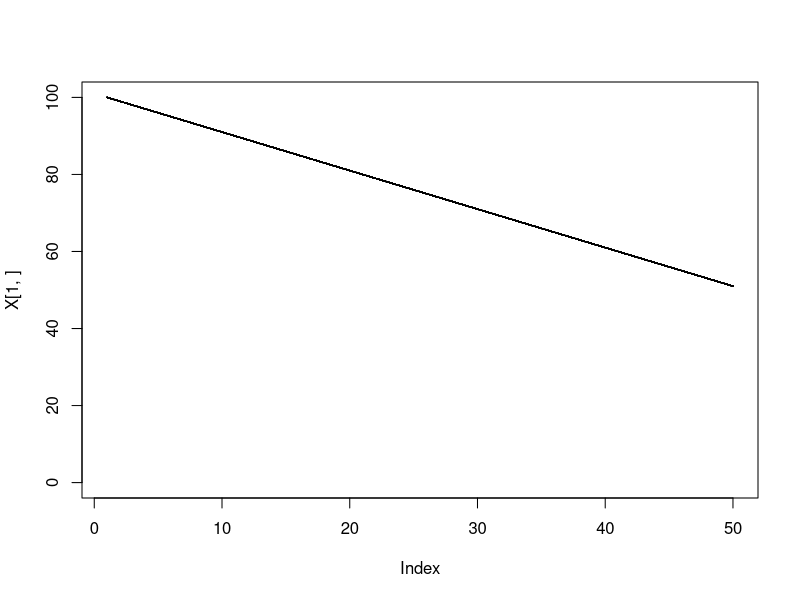
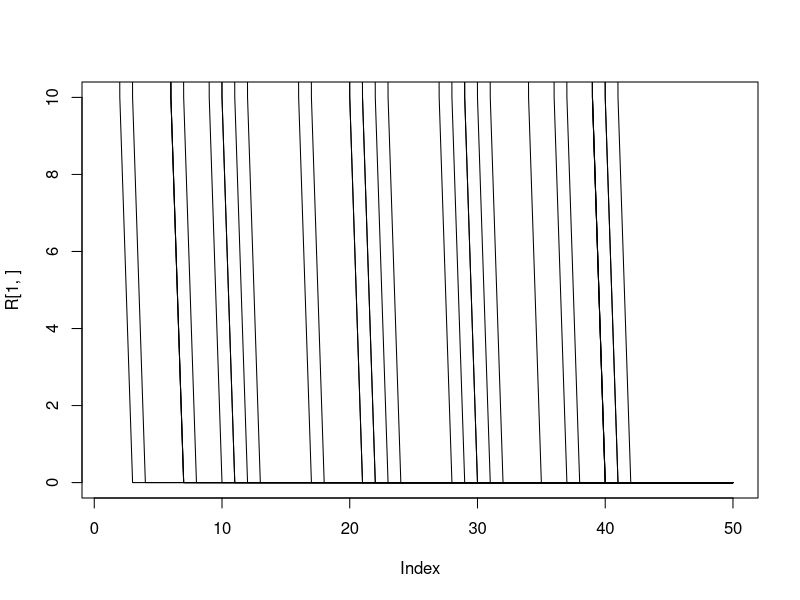
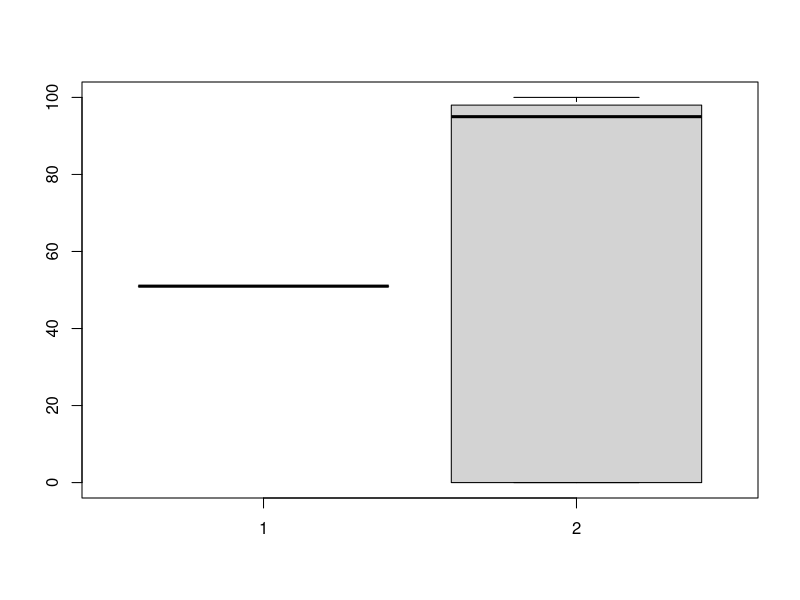

The R script that drew these images, in order:
# Declare variables
tmax <- 50;
# Critical energetic reserves
xmax <- 100;
xc <- 10;

# Declare patch-specific values for patch/activity i = 1, 2, 3
# Cost
c = c(1,1,1);
# Reward
p = c(0,3,5);
# Prob(death)
d = c(0.0,0.004,0.02);
# Prob(find food)
f = c(1,0.4,0.6);

#Number of activities/patches
np <- length(f);

# Define survival matrix and Decision matrix
S = matrix(0,xmax,tmax);
D = matrix(0,xmax,tmax-1);

# Define the Terminal Survival Function
# S(x,t=tmax) = 0 for x<= xc and S(x,t=tmax) = 1 for x > xc
# xbar <- 4;
for (x in 1:xmax) {
  if (x <= xc) {
    S[x,tmax] <- 0;
  } else {
    S[x,tmax] <- 1;
    # S[x,tmax] <- (x - xc)/(x-xc+xbar);
  }
}

#boundary condition function
bc <- function(xvalue) {
  if (xvalue <= xc) {
    xvalue <- xc;
  }
  if (xvalue > xmax) {
    xvalue <- xmax;
  }
  return(xvalue)
}

# Begin backwards calculations Note that the t index is altered by -1
for (t in seq(tmax-1,1,-1)) {
  
  #Evaluate the survival-maximizing activity/patch for each energetic value
  for (x in (xc+1):xmax) {
    
    value <- numeric(np);

    #Calculate the survival probability for each patch
    for (i in 1:np) {
      
      # what is x if you find food
      xp <- x - c[i] + p[i];
      # what is x if you don't find food
      xpp <- x - c[i];
      
      #Boundary conditions!
      xp <- bc(xp);
      xpp <- bc(xpp);
      
      #Calculate the survival probability
      value[i] <- (1-d[i])*f[i]*S[xp,t+1] + (1-d[i])*(1-f[i])*S[xpp,t+1];
    }
    #Now that the values are calculate, which is the largest?
    maxvalue <- max(value);
    #which activity/patch maximizes survival?
    istar <- which(value==maxvalue);
    
    #Now fill in the survival probabilities and decision matrix:
    S[x,t] <- maxvalue;
    D[x,t] <- istar;
    
  }
  
}




#Individual Monte Carlo simulation with fitness-maximizing decision choices


#initalize vectors

n = 100;
X = matrix(0,n,tmax);
# R = matrix(0,n,tmax);
#Initial state
X[,1] = xmax;
# R[,1] = xmax;


for (t in 1:(tmax-1)) {
  for (i in 1:n) {
    
    state = X[i,t];
    
    # rstate = R[i,t];
    
    #Only go through this if the individual is still alive
    if (state > xc) {
      
      #which activity do I choose?
      dec = D[state,t];
      # dec = sample(c(1,2,3),1);
      
      #Do I die during this activity?
      d_draw = runif(1);
      
      #IF you survive, look for food
      if (d_draw > d[dec]) {
        
        #Do I find food during this activity?
        f_draw = runif(1);
        
        if (f_draw < f[dec]) {
          #Do find food
          newstate = state + p[dec] -c[dec];
        } else {
          #Don't find food
          newstate = state - c[dec];
          
        }
        
        #Apply boundary conditions
        newstate = bc(newstate);
        
      } else {
        newstate = xc;
      }
      
      #update state for next time interval
      X[i,t+1] = newstate;
    }
  }
}

plot(X[1,],type='l',ylim=c(0,xmax))
for (i in 2:n) {
  lines(X[i,])
}

# Individual Monte Carlo simulations with RANDOM activity choices

n = 100;
R = matrix(0,n,tmax);
#Initial state
R[,1] = xmax;


for (t in 1:(tmax-1)) {
  for (i in 1:n) {
    
    state = R[i,t];
    
    #Only go through this if the individual is still alive
    if (state > xc) {
      
      #which activity do I choose?
      # dec = D[state,t];
      dec = sample(c(1,2,3),1);
      
      #Do I die during this activity?
      d_draw = runif(1);
      
      #IF you survive, look for food
      if (d_draw > d[dec]) {
        
        #Do I find food during this activity?
        f_draw = runif(1);
        
        if (f_draw < f[dec]) {
          #Do find food
          newstate = state + p[dec] -c[dec];
        } else {
          #Don't find food
          newstate = state - c[dec];
          
        }
        
        #Apply boundary conditions
        newstate = bc(newstate);
        
      } else {
        newstate = xc;
      }
      
      #update state for next time interval
      R[i,t+1] = newstate;
    }
  }
}

plot(R[1,],type='l',ylim=c(0,10))
for (i in 2:n) {
  lines(R[i,])
}

boxplot(cbind(X[,tmax],R[,tmax]))

#What is the probability of survival given fitness-maximizing vs. random choices?
sum(X[,tmax]>xc)

sum(R[,tmax]>xc)